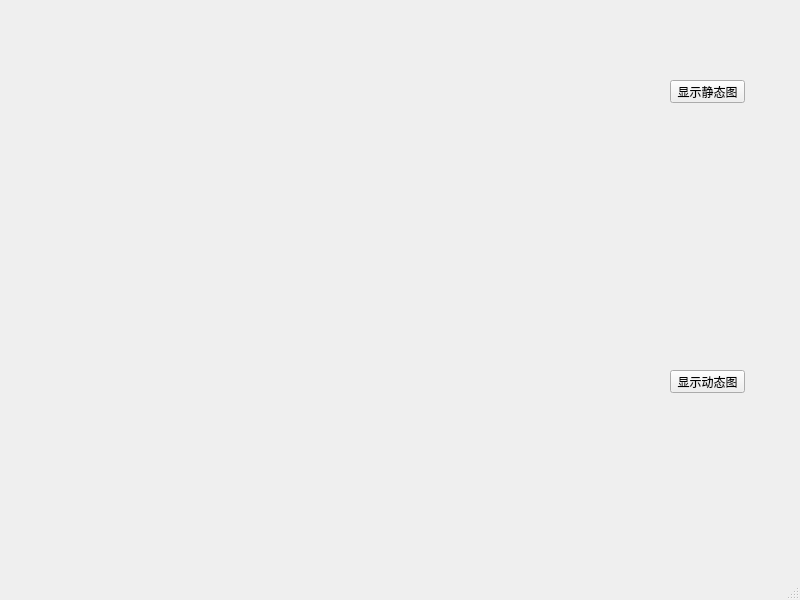
<?xml version="1.0" encoding="UTF-8"?>
<ui version="4.0">
 <class>MainWindow</class>
 <widget class="QMainWindow" name="MainWindow">
  <property name="geometry">
   <rect>
    <x>0</x>
    <y>0</y>
    <width>800</width>
    <height>600</height>
   </rect>
  </property>
  <property name="windowTitle">
   <string>MainWindow</string>
  </property>
  <widget class="QWidget" name="centralwidget">
   <widget class="MatplotlibWidget" name="matplotlibwidget_static" native="true">
    <property name="geometry">
     <rect>
      <x>10</x>
      <y>0</y>
      <width>611</width>
      <height>271</height>
     </rect>
    </property>
   </widget>
   <widget class="QPushButton" name="pushButton">
    <property name="geometry">
     <rect>
      <x>670</x>
      <y>80</y>
      <width>75</width>
      <height>23</height>
     </rect>
    </property>
    <property name="text">
     <string>显示静态图</string>
    </property>
   </widget>
   <widget class="MatplotlibWidget" name="matplotlibwidget_dynamic" native="true">
    <property name="enabled">
     <bool>true</bool>
    </property>
    <property name="geometry">
     <rect>
      <x>10</x>
      <y>270</y>
      <width>611</width>
      <height>291</height>
     </rect>
    </property>
   </widget>
   <widget class="QPushButton" name="pushButton_2">
    <property name="geometry">
     <rect>
      <x>670</x>
      <y>370</y>
      <width>75</width>
      <height>23</height>
     </rect>
    </property>
    <property name="text">
     <string>显示动态图</string>
    </property>
   </widget>
  </widget>
  <widget class="QMenuBar" name="menubar">
   <property name="geometry">
    <rect>
     <x>0</x>
     <y>0</y>
     <width>800</width>
     <height>23</height>
    </rect>
   </property>
  </widget>
  <widget class="QStatusBar" name="statusbar"/>
 </widget>
 <customwidgets>
  <customwidget>
   <class>MatplotlibWidget</class>
   <extends>QWidget</extends>
   <header>MatplotlibWidget</header>
   <container>1</container>
  </customwidget>
 </customwidgets>
 <resources/>
 <connections/>
</ui>
